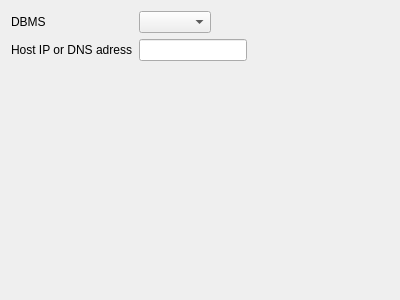
<?xml version="1.0" encoding="UTF-8"?>
<ui version="4.0">
 <class>NdwFirstPage</class>
 <widget class="QWizardPage" name="NdwFirstPage">
  <property name="geometry">
   <rect>
    <x>0</x>
    <y>0</y>
    <width>400</width>
    <height>300</height>
   </rect>
  </property>
  <property name="windowTitle">
   <string>WizardPage</string>
  </property>
  <property name="title">
   <string>DBMS information</string>
  </property>
  <property name="subTitle">
   <string>Please fill the DBMS information</string>
  </property>
  <layout class="QFormLayout" name="formLayout">
   <property name="fieldGrowthPolicy">
    <enum>QFormLayout::FieldsStayAtSizeHint</enum>
   </property>
   <item row="0" column="0">
    <widget class="QLabel" name="label">
     <property name="sizePolicy">
      <sizepolicy hsizetype="Expanding" vsizetype="Preferred">
       <horstretch>0</horstretch>
       <verstretch>0</verstretch>
      </sizepolicy>
     </property>
     <property name="text">
      <string>DBMS</string>
     </property>
    </widget>
   </item>
   <item row="0" column="1">
    <widget class="DbComboBox" name="dbTypeComboBox"/>
   </item>
   <item row="1" column="0">
    <widget class="QLabel" name="label_2">
     <property name="sizePolicy">
      <sizepolicy hsizetype="Expanding" vsizetype="Preferred">
       <horstretch>0</horstretch>
       <verstretch>0</verstretch>
      </sizepolicy>
     </property>
     <property name="text">
      <string>Host IP or DNS adress</string>
     </property>
    </widget>
   </item>
   <item row="1" column="1">
    <widget class="QLineEdit" name="hostLineEdit"/>
   </item>
  </layout>
 </widget>
 <customwidgets>
  <customwidget>
   <class>DbComboBox</class>
   <extends>QComboBox</extends>
   <header>../src/widgets/dbcombobox.h</header>
  </customwidget>
 </customwidgets>
 <resources/>
 <connections/>
</ui>
